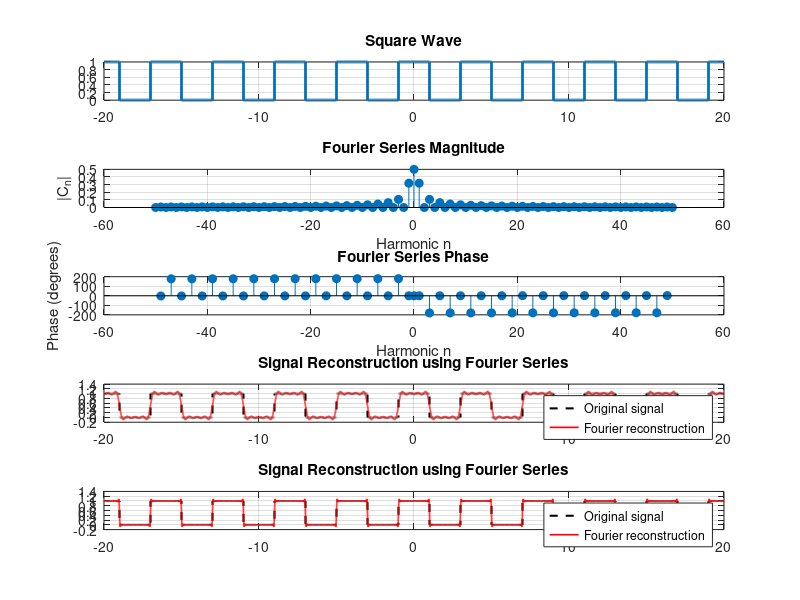

Recreate this plot in MATLAB.
clc; clear; close all;
ID_NO = '2024A3PS0378P';
num = ID_NO(12) - 48;
t = -20:0.001:20;
T0 = 4;
t0 = 0;
omega0 = 2*pi*(1/T0);
x0 = @(t) square(omega0*t + pi/2)/2 + 0.5
x = @(t) x0(t-num);

subplot(5, 1, 1);
plot(t, x(t), 'LineWidth', 2)
grid on
title('Square Wave')
N = 50;                    % compute Cn for n = -N..N
nvec = -N:N;
Cn = zeros(size(nvec));
t_fs = t0 : 0.001 : (t0 + T0); 
% Use integral for each harmonic
for k = 1:length(nvec)
    n = nvec(k);
    integrand = x(t_fs).*exp(-1j*n*omega0*t_fs);
    Cn(k) = (1/T0)*trapz(t_fs, integrand);
end


% Threshold to ignore phase where magnitude is negligible
mag = abs(Cn);
thresh = max(mag) * 1e-3;          % adjust threshold as needed

% Compute raw phase in radians
phase_rad = angle(Cn);              % in [-pi, pi]
phase_rad(mag < thresh) = NaN;      % mask noisy phases

% Plot magnitude and phase

subplot(5,1,2);
stem(nvec, mag, 'filled');
xlabel('Harmonic n'); ylabel('|C_n|');
title('Fourier Series Magnitude');
grid on;

subplot(5,1,3);
stem(nvec, rad2deg(phase_rad), 'filled');
xlabel('Harmonic n'); ylabel('Phase (degrees)');
title('Fourier Series Phase');
grid on;
n = -8:8;
x_rec = zeros(size(t));

for k = 1:length(n)
    x_rec = x_rec + Cn(nvec == n(k)) .* exp(1j*n(k)*omega0*t);
end

x_rec = real(x_rec);
subplot(5,1,4);
plot(t, x(t), 'k--', 'LineWidth', 1.5)
hold on
plot(t, x_rec, 'r', 'LineWidth', 1.2)
grid on
legend('Original signal', 'Fourier reconstruction')
title('Signal Reconstruction using Fourier Series')

x_rec = zeros(size(t));

for k = 1:length(nvec)
    x_rec = x_rec + Cn(k) * exp(1j * nvec(k) * omega0 * t);
end

x_rec = real(x_rec);   % imaginary part ≈ numerical error

subplot(5,1,5);
plot(t, x(t), 'k--', 'LineWidth', 1.5)
hold on
plot(t, x_rec, 'r', 'LineWidth', 1.2)
grid on
legend('Original signal', 'Fourier reconstruction')
title('Signal Reconstruction using Fourier Series')
